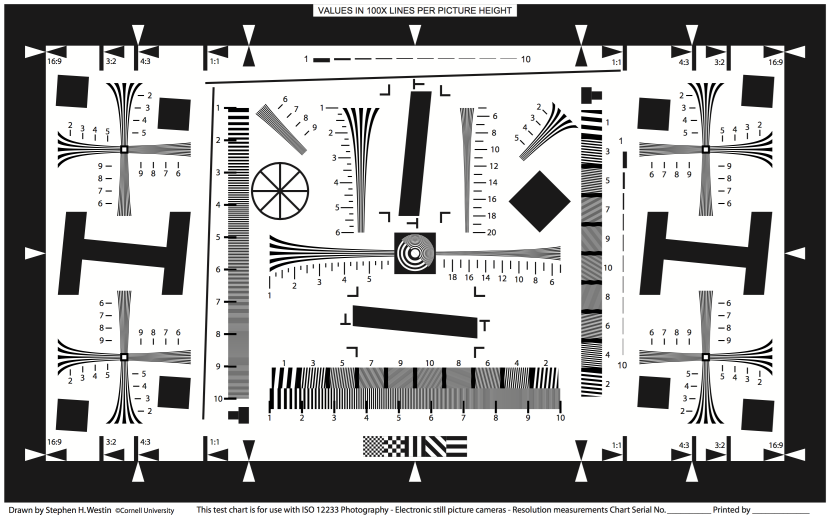
#> input picture cts/apps/CameraITS/pymodules/its/test_images/ISO12233.png, 2486 x 1544 px (shown at 1/3 size)
$ python -i cv2image.py   (imports and definitions only)   (Python 2 division)   (older library calls are emulated)
#> lines starting #> are read from the running program, lines starting #| are printed output that depends on the picture
# Copyright 2016 The Android Open Source Project
#
# Licensed under the Apache License, Version 2.0 (the "License");
# you may not use this file except in compliance with the License.
# You may obtain a copy of the License at
#
#      http://www.apache.org/licenses/LICENSE-2.0
#
# Unless required by applicable law or agreed to in writing, software
# distributed under the License is distributed on an "AS IS" BASIS,
# WITHOUT WARRANTIES OR CONDITIONS OF ANY KIND, either express or implied.
# See the License for the specific language governing permissions and
# limitations under the License.

import os
import unittest

import cv2
import its.caps
import its.device
import its.error
import its.image
import numpy

# [2 lines that did not run here, left out]
CHART_HEIGHT = 13.5  # cm
CHART_DISTANCE_RFOV = 31.0  # cm
CHART_DISTANCE_WFOV = 22.0  # cm
CHART_SCALE_START = 0.65
CHART_SCALE_STOP = 1.35
CHART_SCALE_STEP = 0.025

FOV_THRESH_SUPER_TELE = 45
FOV_THRESH_TELE = 60
FOV_THRESH_WFOV = 90

SCALE_RFOV_IN_WFOV_BOX = 0.67
SCALE_TELE_IN_RFOV_BOX = 0.67
SCALE_TELE_IN_WFOV_BOX = 0.5

VGA_HEIGHT = 480
VGA_WIDTH = 640


# [31 lines left out: functions calc_chart_scaling, scale_img, gray_scale_img, not called in this run]


class Chart(object):
    """Definition for chart object.

    Defines PNG reference file, chart size and distance, and scaling range.
    """

    # [149 lines left out: functions __init__, _set_scale_factors_to_one, _calc_scale_factors, locate, not called in this run]


def get_angle(input_img):
    """Computes anglular inclination of chessboard in input_img.

    Angle estimation algoritm description:
        Input: 2D grayscale image of chessboard.
        Output: Angle of rotation of chessboard perpendicular to
            chessboard. Assumes chessboard and camera are parallel to
            each other.

        1) Use adaptive threshold to make image binary
        2) Find countours
        3) Filter out small contours
        4) Filter out all non-square contours
        5) Compute most common square shape.
            The assumption here is that the most common square instances
            are the chessboard squares. We've shown that with our current
            tuning, we can robustly identify the squares on the sensor fusion
            chessboard.
        6) Return median angle of most common square shape.

    USAGE NOTE: This function has been tuned to work for the chessboard used in
    the sensor_fusion tests. See images in test_images/rotated_chessboard/ for
    sample captures. If this function is used with other chessboards, it may not
    work as expected.

    TODO: Make algorithm more robust so it works on any type of
    chessboard.

    Args:
        input_img (2D numpy.ndarray): Grayscale image stored as a 2D
            numpy array.

    Returns:
        Median angle of squares in degrees identified in the image.
    """
    # Tuning parameters
    min_square_area = (float)(input_img.shape[1] * 0.05)

    # Creates copy of image to avoid modifying original.
    img = numpy.array(input_img, copy=True)

    # Scale pixel values from 0-1 to 0-255
    img *= 255
    img = img.astype(numpy.uint8)

    thresh = cv2.adaptiveThreshold(
            img, 255, cv2.ADAPTIVE_THRESH_MEAN_C, cv2.THRESH_BINARY, 201, 2)

    # Find all contours
    contours = []
    cv2_version = cv2.__version__
    if cv2_version.startswith('3.'): # OpenCV 3.x
        _, contours, _ = cv2.findContours(
                thresh, cv2.RETR_TREE, cv2.CHAIN_APPROX_SIMPLE)
    else: # OpenCV 2.x and 4.x
        contours, _ = cv2.findContours(
                thresh, cv2.RETR_TREE, cv2.CHAIN_APPROX_SIMPLE)

    # Filter contours to squares only.
    square_contours = []

    for contour in contours:
        rect = cv2.minAreaRect(contour)
        _, (width, height), angle = rect

        # Skip non-squares (with 0.1 tolerance)
        tolerance = 0.1
        if width < height * (1 - tolerance) or width > height * (1 + tolerance):
            continue

        # Remove very small contours.
        # These are usually just tiny dots due to noise.
        area = cv2.contourArea(contour)
        if area < min_square_area:
            continue

        if cv2_version.startswith('2.4.'):
            box = numpy.int0(cv2.cv.BoxPoints(rect))
        elif cv2_version.startswith('3.2.'):
            box = numpy.int0(cv2.boxPoints(rect))
        square_contours.append(contour)

    areas = []
    for contour in square_contours:
        area = cv2.contourArea(contour)
        areas.append(area)

    median_area = numpy.median(areas)

    filtered_squares = []
    filtered_angles = []
    for square in square_contours:
        area = cv2.contourArea(square)
        if area < median_area * 0.90 or area > median_area * 1.10:
            continue

        filtered_squares.append(square)
        _, (width, height), angle = cv2.minAreaRect(square)
        filtered_angles.append(angle)

    if len(filtered_angles) < 10:
        return None

    return numpy.median(filtered_angles)


class __UnitTest(unittest.TestCase):
    """Run a suite of unit tests on this module.
    """

    # [103 lines left out: functions test_compute_image_sharpness, test_get_angle_identify_unrotated_chessboard_angle, test_get_angle_identify_rotated_chessboard_angle, component_shape, not called in this run]


# [2 lines not run here, left out]

>>> import cv2
>>> picture = cv2.cvtColor(cv2.imread('test_images/ISO12233.png'), cv2.COLOR_BGR2RGB)
>>> result = get_angle(picture)
#> in get_angle, `img *= 255`:
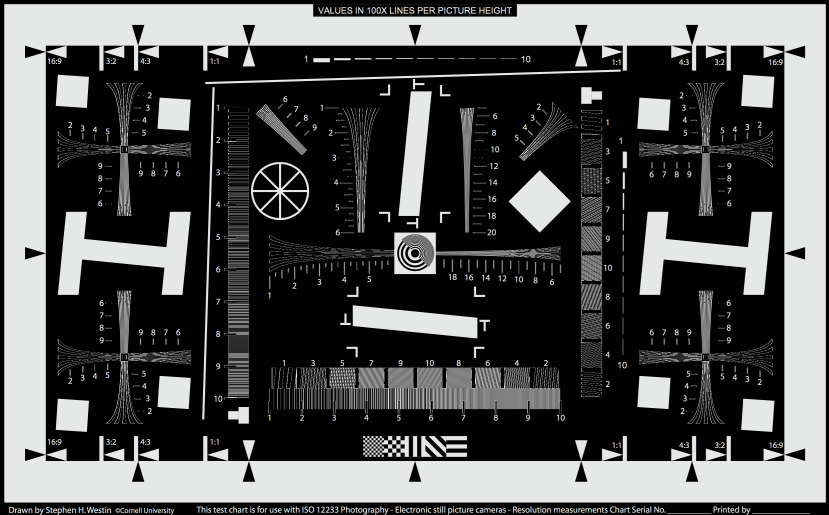
#> img: shape (1544, 2486, 3) (shown at 1/3 size); mean R, G, B 82.4, 82.7, 83.3
#> (the run stopped early here; a loop or call above may not have finished)
